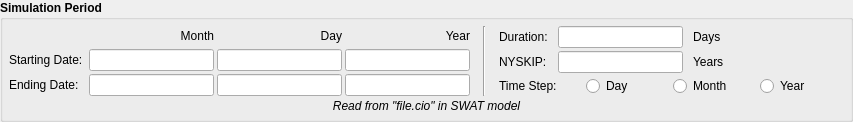
            <widget class="QGroupBox" name="groupBox_4">
             <property name="font">
              <font>
               <weight>75</weight>
               <bold>true</bold>
              </font>
             </property>
             <property name="title">
              <string>Simulation Period</string>
             </property>
             <layout class="QVBoxLayout" name="verticalLayout_38">
              <property name="spacing">
               <number>3</number>
              </property>
              <property name="margin">
               <number>6</number>
              </property>
              <item>
               <layout class="QHBoxLayout" name="horizontalLayout_26">
                <property name="rightMargin">
                 <number>0</number>
                </property>
                <item>
                 <layout class="QGridLayout" name="gridLayout_2">
                  <property name="topMargin">
                   <number>0</number>
                  </property>
                  <property name="rightMargin">
                   <number>10</number>
                  </property>
                  <property name="verticalSpacing">
                   <number>3</number>
                  </property>
                  <item row="2" column="3">
                   <widget class="QLineEdit" name="lineEdit_end_y">
                    <property name="alignment">
                     <set>Qt::AlignRight|Qt::AlignTrailing|Qt::AlignVCenter</set>
                    </property>
                    <property name="readOnly">
                     <bool>true</bool>
                    </property>
                   </widget>
                  </item>
                  <item row="1" column="1">
                   <widget class="QLineEdit" name="lineEdit_start_m">
                    <property name="alignment">
                     <set>Qt::AlignRight|Qt::AlignTrailing|Qt::AlignVCenter</set>
                    </property>
                    <property name="readOnly">
                     <bool>true</bool>
                    </property>
                   </widget>
                  </item>
                  <item row="2" column="0">
                   <widget class="QLabel" name="label_33">
                    <property name="font">
                     <font>
                      <weight>50</weight>
                      <bold>false</bold>
                     </font>
                    </property>
                    <property name="text">
                     <string>Ending Date: </string>
                    </property>
                   </widget>
                  </item>
                  <item row="1" column="3">
                   <widget class="QLineEdit" name="lineEdit_start_y">
                    <property name="alignment">
                     <set>Qt::AlignRight|Qt::AlignTrailing|Qt::AlignVCenter</set>
                    </property>
                    <property name="readOnly">
                     <bool>true</bool>
                    </property>
                   </widget>
                  </item>
                  <item row="1" column="0">
                   <widget class="QLabel" name="label_21">
                    <property name="font">
                     <font>
                      <weight>50</weight>
                      <bold>false</bold>
                     </font>
                    </property>
                    <property name="text">
                     <string>Starting Date: </string>
                    </property>
                   </widget>
                  </item>
                  <item row="1" column="2">
                   <widget class="QLineEdit" name="lineEdit_start_d">
                    <property name="alignment">
                     <set>Qt::AlignRight|Qt::AlignTrailing|Qt::AlignVCenter</set>
                    </property>
                    <property name="readOnly">
                     <bool>true</bool>
                    </property>
                   </widget>
                  </item>
                  <item row="2" column="2">
                   <widget class="QLineEdit" name="lineEdit_end_d">
                    <property name="alignment">
                     <set>Qt::AlignRight|Qt::AlignTrailing|Qt::AlignVCenter</set>
                    </property>
                    <property name="readOnly">
                     <bool>true</bool>
                    </property>
                   </widget>
                  </item>
                  <item row="2" column="1">
                   <widget class="QLineEdit" name="lineEdit_end_m">
                    <property name="alignment">
                     <set>Qt::AlignRight|Qt::AlignTrailing|Qt::AlignVCenter</set>
                    </property>
                    <property name="readOnly">
                     <bool>true</bool>
                    </property>
                   </widget>
                  </item>
                  <item row="0" column="1">
                   <widget class="QLabel" name="label_35">
                    <property name="font">
                     <font>
                      <weight>50</weight>
                      <bold>false</bold>
                     </font>
                    </property>
                    <property name="text">
                     <string>&lt;html&gt;&lt;head/&gt;&lt;body&gt;&lt;p align=&quot;right&quot;&gt;Month&lt;/p&gt;&lt;/body&gt;&lt;/html&gt;</string>
                    </property>
                   </widget>
                  </item>
                  <item row="0" column="3">
                   <widget class="QLabel" name="label_34">
                    <property name="font">
                     <font>
                      <weight>50</weight>
                      <bold>false</bold>
                     </font>
                    </property>
                    <property name="text">
                     <string>&lt;html&gt;&lt;head/&gt;&lt;body&gt;&lt;p align=&quot;right&quot;&gt;Year&lt;/p&gt;&lt;/body&gt;&lt;/html&gt;</string>
                    </property>
                   </widget>
                  </item>
                  <item row="0" column="2">
                   <widget class="QLabel" name="label_36">
                    <property name="font">
                     <font>
                      <weight>50</weight>
                      <bold>false</bold>
                     </font>
                    </property>
                    <property name="text">
                     <string>&lt;html&gt;&lt;head/&gt;&lt;body&gt;&lt;p align=&quot;right&quot;&gt;Day&lt;/p&gt;&lt;/body&gt;&lt;/html&gt;</string>
                    </property>
                   </widget>
                  </item>
                 </layout>
                </item>
                <item>
                 <widget class="Line" name="line_10">
                  <property name="orientation">
                   <enum>Qt::Vertical</enum>
                  </property>
                 </widget>
                </item>
                <item>
                 <layout class="QVBoxLayout" name="verticalLayout_24">
                  <property name="spacing">
                   <number>3</number>
                  </property>
                  <property name="leftMargin">
                   <number>10</number>
                  </property>
                  <property name="topMargin">
                   <number>0</number>
                  </property>
                  <property name="rightMargin">
                   <number>0</number>
                  </property>
                  <property name="bottomMargin">
                   <number>0</number>
                  </property>
                  <item>
                   <layout class="QHBoxLayout" name="horizontalLayout_29">
                    <property name="topMargin">
                     <number>0</number>
                    </property>
                    <item>
                     <layout class="QGridLayout" name="gridLayout_4">
                      <property name="horizontalSpacing">
                       <number>10</number>
                      </property>
                      <property name="verticalSpacing">
                       <number>3</number>
                      </property>
                      <item row="1" column="2">
                       <widget class="QLabel" name="label_41">
                        <property name="font">
                         <font>
                          <weight>50</weight>
                          <bold>false</bold>
                         </font>
                        </property>
                        <property name="text">
                         <string>Years</string>
                        </property>
                        <property name="alignment">
                         <set>Qt::AlignLeading|Qt::AlignLeft|Qt::AlignVCenter</set>
                        </property>
                       </widget>
                      </item>
                      <item row="0" column="1">
                       <widget class="QLineEdit" name="lineEdit_duration">
                        <property name="minimumSize">
                         <size>
                          <width>0</width>
                          <height>0</height>
                         </size>
                        </property>
                        <property name="maximumSize">
                         <size>
                          <width>16777215</width>
                          <height>16777215</height>
                         </size>
                        </property>
                        <property name="alignment">
                         <set>Qt::AlignRight|Qt::AlignTrailing|Qt::AlignVCenter</set>
                        </property>
                        <property name="readOnly">
                         <bool>true</bool>
                        </property>
                       </widget>
                      </item>
                      <item row="0" column="0">
                       <widget class="QLabel" name="label_39">
                        <property name="font">
                         <font>
                          <weight>50</weight>
                          <bold>false</bold>
                         </font>
                        </property>
                        <property name="text">
                         <string>Duration:</string>
                        </property>
                        <property name="alignment">
                         <set>Qt::AlignLeading|Qt::AlignLeft|Qt::AlignVCenter</set>
                        </property>
                       </widget>
                      </item>
                      <item row="1" column="1">
                       <widget class="QLineEdit" name="lineEdit_nyskip">
                        <property name="minimumSize">
                         <size>
                          <width>0</width>
                          <height>0</height>
                         </size>
                        </property>
                        <property name="alignment">
                         <set>Qt::AlignRight|Qt::AlignTrailing|Qt::AlignVCenter</set>
                        </property>
                        <property name="readOnly">
                         <bool>true</bool>
                        </property>
                       </widget>
                      </item>
                      <item row="0" column="2">
                       <widget class="QLabel" name="label_40">
                        <property name="font">
                         <font>
                          <weight>50</weight>
                          <bold>false</bold>
                         </font>
                        </property>
                        <property name="text">
                         <string>Days</string>
                        </property>
                        <property name="alignment">
                         <set>Qt::AlignLeading|Qt::AlignLeft|Qt::AlignVCenter</set>
                        </property>
                       </widget>
                      </item>
                      <item row="1" column="0">
                       <widget class="QLabel" name="label_38">
                        <property name="font">
                         <font>
                          <weight>50</weight>
                          <bold>false</bold>
                         </font>
                        </property>
                        <property name="text">
                         <string>NYSKIP:</string>
                        </property>
                        <property name="alignment">
                         <set>Qt::AlignLeading|Qt::AlignLeft|Qt::AlignVCenter</set>
                        </property>
                       </widget>
                      </item>
                     </layout>
                    </item>
                    <item>
                     <spacer name="horizontalSpacer_15">
                      <property name="orientation">
                       <enum>Qt::Horizontal</enum>
                      </property>
                      <property name="sizeHint" stdset="0">
                       <size>
                        <width>120</width>
                        <height>20</height>
                       </size>
                      </property>
                     </spacer>
                    </item>
                   </layout>
                  </item>
                  <item>
                   <layout class="QHBoxLayout" name="horizontalLayout_27">
                    <property name="spacing">
                     <number>3</number>
                    </property>
                    <property name="topMargin">
                     <number>0</number>
                    </property>
                    <item>
                     <widget class="QLabel" name="label_49">
                      <property name="font">
                       <font>
                        <weight>50</weight>
                        <bold>false</bold>
                       </font>
                      </property>
                      <property name="text">
                       <string>Time Step:</string>
                      </property>
                     </widget>
                    </item>
                    <item>
                     <widget class="QRadioButton" name="radioButton_day">
                      <property name="font">
                       <font>
                        <weight>50</weight>
                        <bold>false</bold>
                       </font>
                      </property>
                      <property name="text">
                       <string>Day</string>
                      </property>
                      <property name="iconSize">
                       <size>
                        <width>5</width>
                        <height>5</height>
                       </size>
                      </property>
                      <property name="checkable">
                       <bool>true</bool>
                      </property>
                     </widget>
                    </item>
                    <item>
                     <widget class="QRadioButton" name="radioButton_month">
                      <property name="font">
                       <font>
                        <weight>50</weight>
                        <bold>false</bold>
                       </font>
                      </property>
                      <property name="text">
                       <string>Month</string>
                      </property>
                      <property name="iconSize">
                       <size>
                        <width>10</width>
                        <height>10</height>
                       </size>
                      </property>
                      <property name="checkable">
                       <bool>true</bool>
                      </property>
                     </widget>
                    </item>
                    <item>
                     <widget class="QRadioButton" name="radioButton_year">
                      <property name="font">
                       <font>
                        <weight>50</weight>
                        <bold>false</bold>
                       </font>
                      </property>
                      <property name="text">
                       <string>Year</string>
                      </property>
                      <property name="iconSize">
                       <size>
                        <width>10</width>
                        <height>10</height>
                       </size>
                      </property>
                      <property name="checkable">
                       <bool>true</bool>
                      </property>
                     </widget>
                    </item>
                   </layout>
                  </item>
                 </layout>
                </item>
               </layout>
              </item>
              <item>
               <layout class="QVBoxLayout" name="verticalLayout_21">
                <property name="leftMargin">
                 <number>0</number>
                </property>
                <item>
                 <widget class="QLabel" name="label_37">
                  <property name="sizePolicy">
                   <sizepolicy hsizetype="Preferred" vsizetype="Minimum">
                    <horstretch>0</horstretch>
                    <verstretch>0</verstretch>
                   </sizepolicy>
                  </property>
                  <property name="font">
                   <font>
                    <weight>50</weight>
                    <italic>true</italic>
                    <bold>false</bold>
                   </font>
                  </property>
                  <property name="text">
                   <string>Read from &quot;file.cio&quot; in SWAT model</string>
                  </property>
                  <property name="alignment">
                   <set>Qt::AlignCenter</set>
                  </property>
                 </widget>
                </item>
               </layout>
              </item>
             </layout>
            </widget>
